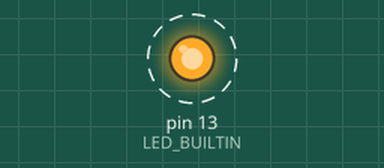
Bench run of a sketch on a simulated Arduino Uno, built with avr-gcc and run on an emulated ATmega328P. On the bench: output pins drawn as LEDs (lit = HIGH). Dashed ring = blinking. What the sketch prints to the serial monitor is not drawn.

Above: at 0.5 s.
Timing chart, 0 to 4.6 s (numbered marks = the images above):
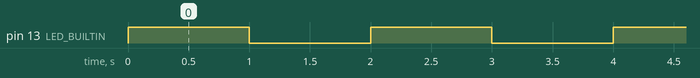

Measured:
- by itself, pin 13 (LED_BUILTIN): alternates HIGH for 1.0 s and LOW for 1.0 s

The sketch:

Led_blink_test.ino
```cpp
void setup() {
  // initialize digital pin LED_BUILTIN as an output.
  pinMode(LED_BUILTIN, OUTPUT);
  // Serial
  Serial.begin(9600);
  while (!Serial);
  Serial.print("Initialization completed\n");
}

void loop() {
  digitalWrite(LED_BUILTIN, HIGH);   // turn the LED on (HIGH is the voltage level)
  delay(1000);                       // wait for a second
  digitalWrite(LED_BUILTIN, LOW);    // turn the LED off by making the voltage LOW
  delay(1000);                       // wait for a second
  //delay(2000);
  Serial.print("Executed\n");
}
```
